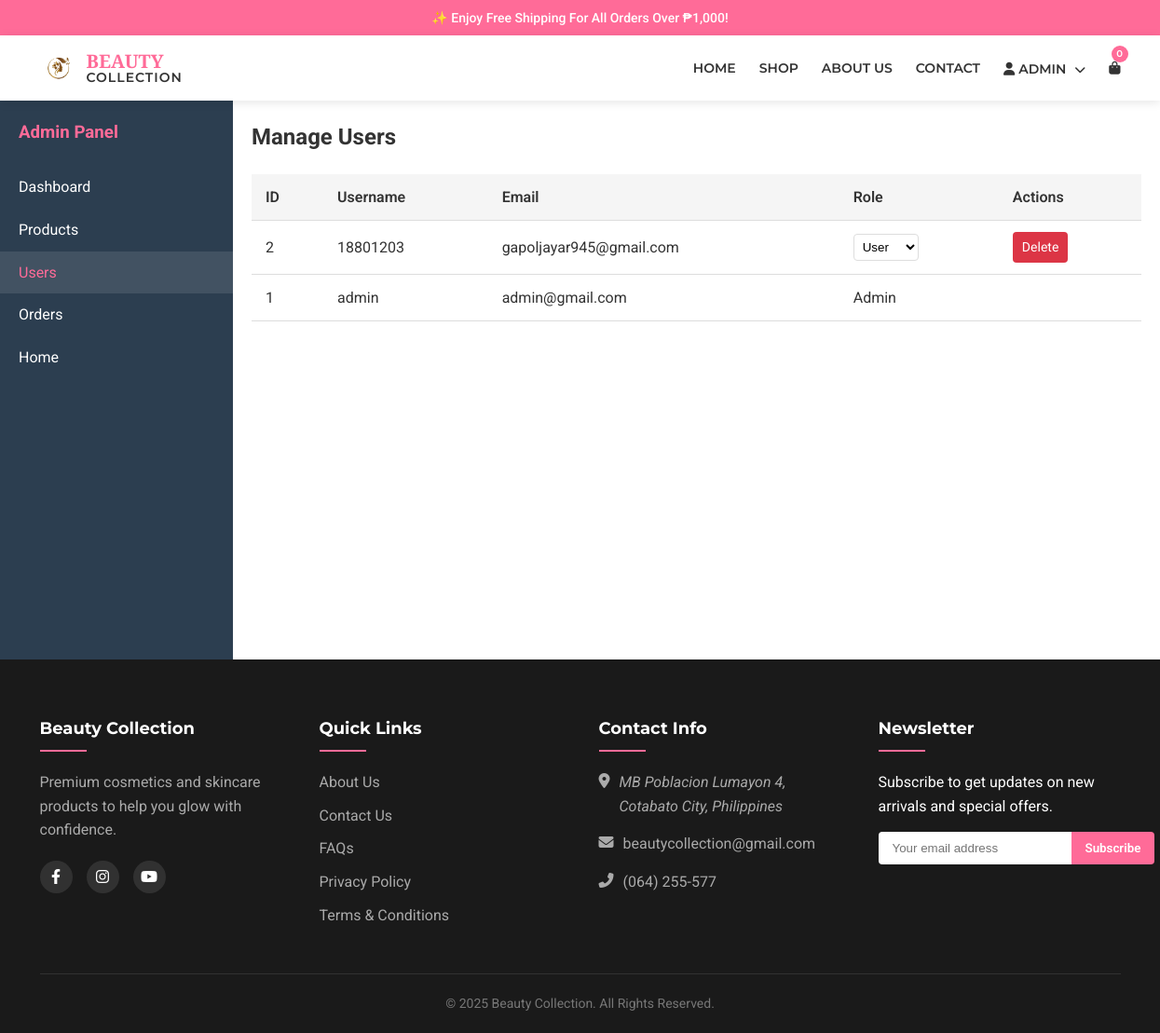
The page /admin/users.php (signed in) on the database its author committed.
### tables this page shows
CREATE TABLE IF NOT EXISTS `users` (
  `id` int(11) NOT NULL AUTO_INCREMENT,
  `username` varchar(50) NOT NULL,
  `password` varchar(255) NOT NULL,
  `email` varchar(100) NOT NULL,
  `role` enum('admin','user') DEFAULT 'user',
  PRIMARY KEY (`id`),
  UNIQUE KEY `username` (`username`),
  UNIQUE KEY `email` (`email`)
);

### admin/users.php (the view, shortened to what this page needs)
<?php
include('../header.php');
$stmt = $pdo->query("SELECT * FROM users ORDER BY id DESC");
$users = $stmt->fetchAll();
?>
<div class="admin-container">
    <div class="sidebar">
        <h3>Admin Panel</h3>
        <ul>
            <li><a href="dashboard.php">Dashboard</a></li>
            <li><a href="products.php">Products</a></li>
            <li><a href="users.php" class="active">Users</a></li>
            <li><a href="orders.php">Orders</a></li>
            <li><a href="../index.php">Home</a></li>
        </ul>
    </div>
    <div class="main-content">
        <h2>Manage Users</h2>
        <table class="admin-table">
            <thead>
                <tr>
                    <th>ID</th>
                    <th>Username</th>
                    <th>Email</th>
                    <th>Role</th>
                    <th>Actions</th>
                </tr>
            </thead>
            <tbody>
                <?php foreach ($users as $user): ?>
                <tr>
                    <td><?php echo $user['id']; ?></td>
                    <td><?php echo htmlspecialchars($user['username']); ?></td>
                    <td><?php echo htmlspecialchars($user['email']); ?></td>
                    <td>
                        <?php if ($user['id'] == 1): ?>
                            Admin
                        <?php else: ?>
                            <select onchange="changeRole(this, <?php echo $user['id']; ?>)">
                                <option value="user" <?php echo $user['role'] == 'user' ? 'selected' : ''; ?>>User</option>
                            </select>
                        <?php endif; ?>
                    </td>
                    <td>
                        <?php if ($user['id'] != 1): ?>
                            <a href="users.php?delete=<?php echo $user['id']; ?>" class="btn btn-sm btn-danger" onclick="return confirm('Are you sure? This cannot be undone.')">Delete</a>
                        <?php endif; ?>
                    </td>
                </tr>
                <?php endforeach; ?>
            </tbody>
        </table>
    </div>
</div>
<?php include('../footer.php'); ?>

### admin/styles.css (style rules this page uses)
:root { --primary: #ff6b98; --primary-dark: #e84980; --secondary: #f8bbd0; --light: #fce4ec; --dark: #333; --gray: #777; --light-gray: #f5f5f5; --white: #fff; --transition: all 0.3s ease; }
* { margin: 0; padding: 0; box-sizing: border-box; }
body { font-family: 'Roboto', sans-serif; color: var(--dark); line-height: 1.6; }
a { text-decoration: none; color: inherit; transition: var(--transition); }
ul { list-style: none; }
.admin-container { display: flex; min-height: calc(100vh - 200px); }
.sidebar { width: 250px; background: #2c3e50; color: white; padding: 20px 0; }
.sidebar h3 { padding: 0 20px; margin-bottom: 20px; color: var(--primary); }
.sidebar ul { list-style: none; }
.sidebar li a { display: block; padding: 10px 20px; color: white; transition: var(--transition); }
.sidebar li a:hover, .sidebar li a.active { background: rgba(255,255,255,0.1); color: var(--primary); }
.main-content { flex: 1; padding: 20px; }
.admin-table { width: 100%; border-collapse: collapse; margin-top: 20px; }
.admin-table th, .admin-table td { padding: 12px 15px; text-align: left; border-bottom: 1px solid #ddd; }
.admin-table th { background-color: #f5f5f5; font-weight: 600; }
.btn { display: inline-block; padding: 8px 16px; background: var(--primary); color: white; border-radius: 4px; transition: var(--transition); }
.btn-sm { padding: 5px 10px; font-size: 14px; }
.btn-danger { background: #dc3545; }
.admin-table select { padding: 5px; border: 1px solid #ddd; border-radius: 4px; background: white; }

### rows shown on the page
users: id "2", username "18801203", email "gapoljayar945@gmail.com", role+id "User"
users: id "1", username "admin", email "admin@gmail.com", shows "Admin"

### other values the page prints
$_SESSION['username'] "ADMIN"
